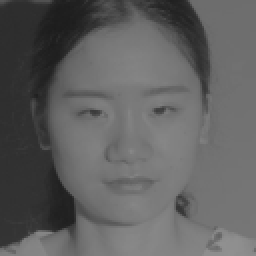
#> input picture image/original_image/F1.png, 128 x 128 px (shown 2 times larger)
$ python deletion_attack.py --input image/original_image/F1.png
#> lines starting #> are read from the running program, lines starting #| are printed output that depends on the picture
"""
deletion_attack.py — 刪除攻擊（Deletion Attack）

投影片意圖：
  「將影像中特定區塊直接刪除」→ 以常數填滿該矩形（預設白色 255，如投影片白塊）。

本實作預設：
  - 從影像「中心」開始刪除正方形區塊
  - 依竄改率逐步放大（10% → 20% → … → 90%）
  - 只需要一張嵌入圖（與 CA 雙圖不同；與 doodle 由上往下塗黑也不同）

使用範例：
  python deletion_attack.py
  python deletion_attack.py -i ./image/embed_image/embeddedCAE_1.png -r 10 20 30 50
  python deletion_attack.py --fill 0          # 改刪成黑色
  python deletion_attack.py --shape rect      # 依影像長寬比的矩形
"""

from __future__ import annotations

import argparse
import os
from typing import Literal

import cv2
import numpy as np

DEFAULT_INPUT_IMAGE = "./image/embed_image/embeddedCAE_3.png"
DEFAULT_OUTPUT_FOLDER = "./image/deletion_attack_result/"
DEFAULT_RATIOS = list(range(10, 100, 10))  # 10..90
DEFAULT_FILL = 255  # 投影片白塊

DeletionShape = Literal["square", "rect"]


def read_gray(path: str) -> np.ndarray:
    if not os.path.isfile(path):
        raise FileNotFoundError(f"找不到影像: {path}")
    data = np.fromfile(path, dtype=np.uint8)
    img = cv2.imdecode(data, cv2.IMREAD_GRAYSCALE)
    if img is None:
        img = cv2.imread(path, cv2.IMREAD_GRAYSCALE)
    if img is None:
        raise ValueError(f"無法讀取影像: {path}")
    return img


def write_gray(path: str, img: np.ndarray) -> None:
    os.makedirs(os.path.dirname(os.path.abspath(path)), exist_ok=True)
    ok, encoded = cv2.imencode(".png", img)
    if not ok:
        raise ValueError(f"無法編碼影像: {path}")
    encoded.tofile(path)


def validate_integer_ratios(ratios: list[int]) -> list[int]:
    cleaned: list[int] = []
    for r in ratios:
        if r != int(r):
            raise ValueError(f"竄改率必須為整數，收到: {r}")
        r = int(r)
        if r < 1 or r > 99:
            raise ValueError(f"竄改率須介於 1~99，收到: {r}")
        cleaned.append(r)
    return sorted(set(cleaned))


def actual_ratio_percent(tampered_pixels: int, total_pixels: int) -> float:
    return round(tampered_pixels / total_pixels * 100.0, 3)


def center_box_for_ratio(
    height: int,
    width: int,
    ratio_percent: float,
    *,
    shape: DeletionShape = "square",
) -> tuple[int, int, int, int]:
    """
    依竄改率計算置中刪除框 (x0, y0, x1, y1)。
    square：正方形，邊長由面積推得，再裁入影像。
    rect  ：與整圖同長寬比的縮小矩形。
    """
    total = height * width
    target = max(1, int(round(total * ratio_percent / 100.0)))

    if shape == "rect":
        scale = np.sqrt(target / total)
        box_w = max(1, min(width, int(round(width * scale))))
        box_h = max(1, min(height, int(round(height * scale))))
    else:
        side = int(round(np.sqrt(target)))
        side = max(1, side)
        box_w = min(width, side)
        box_h = min(height, side)
        # 若被裁切導致面積不足，盡量往較長邊補
        while box_w * box_h < target and (box_w < width or box_h < height):
            if width - box_w >= height - box_h and box_w < width:
                box_w += 1
            elif box_h < height:
                box_h += 1
            elif box_w < width:
                box_w += 1
            else:
                break

    x0 = max(0, (width - box_w) // 2)
    y0 = max(0, (height - box_h) // 2)
    x1 = min(width, x0 + box_w)
    y1 = min(height, y0 + box_h)
    return x0, y0, x1, y1


def deletion_attack(
    image: np.ndarray,
    ratio_percent: float,
    *,
    fill_value: int = DEFAULT_FILL,
    shape: DeletionShape = "square",
    center_xy: tuple[int, int] | None = None,
) -> tuple[np.ndarray, int, float, tuple[int, int, int, int]]:
    """
    刪除攻擊：將置中（或指定中心）區塊填成常數。

    回傳：(竄改圖, 篡改像素數, 實際竄改率%%, (x0,y0,x1,y1))
    """
    h, w = image.shape[:2]
    total = h * w
    out = image.copy()

    x0, y0, x1, y1 = center_box_for_ratio(h, w, ratio_percent, shape=shape)

    if center_xy is not None:
        cx, cy = center_xy
        box_w, box_h = x1 - x0, y1 - y0
        x0 = max(0, min(cx - box_w // 2, w - box_w))
        y0 = max(0, min(cy - box_h // 2, h - box_h))
        x1, y1 = x0 + box_w, y0 + box_h

    fill = int(np.clip(fill_value, 0, 255))
    out[y0:y1, x0:x1] = fill
    tampered = (y1 - y0) * (x1 - x0)
    return out, tampered, actual_ratio_percent(tampered, total), (x0, y0, x1, y1)


def make_detection_mask(
    image: np.ndarray,
    ratio_percent: float,
    *,
    shape: DeletionShape = "square",
) -> np.ndarray:
    """理論偵測遮罩：白=刪除區。"""
    h, w = image.shape[:2]
    mask = np.zeros((h, w), dtype=np.uint8)
    x0, y0, x1, y1 = center_box_for_ratio(h, w, ratio_percent, shape=shape)
    mask[y0:y1, x0:x1] = 255
    return mask


def run(
    input_path: str,
    output_folder: str,
    ratios: list[int],
    *,
    fill_value: int = DEFAULT_FILL,
    shape: DeletionShape = "square",
    save_gt_mask: bool = False,
) -> None:
    ratios = validate_integer_ratios(ratios)
    image = read_gray(input_path)
    os.makedirs(output_folder, exist_ok=True)

    h, w = image.shape[:2]
    print("===== 刪除攻擊（Deletion Attack）— 中心區塊逐步放大 =====")
    print(f"輸入圖: {input_path}")
    print(f"解析度: {w}x{h} | shape={shape} | fill={fill_value}")
    print(f"竄改率: {ratios}")
    print(f"輸出資料夾: {output_folder}")
    print("-" * 60)

    for ratio_percent in ratios:
        tampered, tampered_pixels, actual_percent, box = deletion_attack(
            image,
            ratio_percent,
            fill_value=fill_value,
            shape=shape,
        )
        x0, y0, x1, y1 = box
        save_name = f"tamper_deletion_center_{ratio_percent}percent.png"
        save_path = os.path.join(output_folder, save_name)
        write_gray(save_path, tampered)

        print(f"已儲存 -> {save_name}")
        print(
            f"    目標竄改率: {ratio_percent}% | "
            f"實際竄改率: {actual_percent:.3f}% | "
            f"區塊: ({x0},{y0})-({x1},{y1}) | "
            f"大小: {x1 - x0}x{y1 - y0} | "
            f"篡改像素: {tampered_pixels}"
        )

        if save_gt_mask:
            mask = make_detection_mask(image, ratio_percent, shape=shape)
            mask_name = f"gt_mask_deletion_center_{ratio_percent}percent.png"
            write_gray(os.path.join(output_folder, mask_name), mask)

    print("-" * 60)
    print(f"完成！共 {len(ratios)} 張，儲存於: {output_folder}")


def parse_args() -> argparse.Namespace:
    parser = argparse.ArgumentParser(
        description="刪除攻擊：從中心開始刪除區塊，依竄改率逐步放大"
    )
    parser.add_argument(
        "-i",
        "--input",
        default=DEFAULT_INPUT_IMAGE,
        help="含浮水印的嵌入圖",
    )
    parser.add_argument(
        "-o",
        "--output",
        default=DEFAULT_OUTPUT_FOLDER,
        help="輸出資料夾",
    )
    parser.add_argument(
        "-r",
        "--ratios",
        nargs="+",
        type=int,
        default=DEFAULT_RATIOS,
        help="整數竄改率 %%（區塊由小到大）",
    )
    parser.add_argument(
        "--fill",
        type=int,
        default=DEFAULT_FILL,
        help="刪除區填色（預設 255=白，投影片；0=黑）",
    )
    parser.add_argument(
        "--shape",
        choices=("square", "rect"),
        default="square",
        help="square=置中正方形；rect=與整圖同比例的置中矩形",
    )
    parser.add_argument(
        "--save-gt-mask",
        action="store_true",
        help="同時輸出理論偵測遮罩",
    )
    return parser.parse_args()


def main() -> None:
    args = parse_args()
    run(
        args.input,
        args.output,
        args.ratios,
        fill_value=args.fill,
        shape=args.shape,
        save_gt_mask=args.save_gt_mask,
    )
#> in read_gray, img is the input picture: shape (128, 128); min 28, max 145, mean 96
#| 解析度: 128x128 | shape=square | fill=255
#> the loop in run, `for ratio_percent in ratios:` made 9 passes
#> (tampered_pixels, actual_percent) on passes 1 to 9: (1640, 10.01), (3306, 20.18), (4970, 30.33), (6561, 40.05), (8281, 50.54), (9900, 60.42), (11556, 70.53), (13110, 80.02), (14762, 90.1)
#|     目標竄改率: 10% | 實際竄改率: 10.010% | 區塊: (43,44)-(84,84) | 大小: 41x40 | 篡改像素: 1640
#|     目標竄改率: 20% | 實際竄改率: 20.178% | 區塊: (35,35)-(93,92) | 大小: 58x57 | 篡改像素: 3306
#|     目標竄改率: 30% | 實際竄改率: 30.334% | 區塊: (28,29)-(99,99) | 大小: 71x70 | 篡改像素: 4970
#|     目標竄改率: 40% | 實際竄改率: 40.045% | 區塊: (23,23)-(104,104) | 大小: 81x81 | 篡改像素: 6561
#|     目標竄改率: 50% | 實際竄改率: 50.543% | 區塊: (18,18)-(109,109) | 大小: 91x91 | 篡改像素: 8281
#|     目標竄改率: 60% | 實際竄改率: 60.425% | 區塊: (14,14)-(114,113) | 大小: 100x99 | 篡改像素: 9900
#|     目標竄改率: 70% | 實際竄改率: 70.532% | 區塊: (10,10)-(118,117) | 大小: 108x107 | 篡改像素: 11556
#|     目標竄改率: 80% | 實際竄改率: 80.017% | 區塊: (6,7)-(121,121) | 大小: 115x114 | 篡改像素: 13110
#> (further printed lines are left out)
#> pass 1, in run, `tampered, tampered_pixels, actual_percent, box = deletion_attack( imag..`:
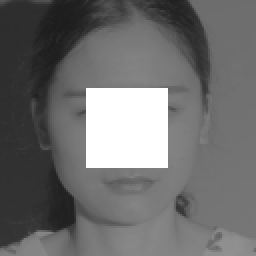
#> tampered: shape (128, 128) (shown 2 times larger); min 28, max 255, mean 109.7
#> pass 2, in run, `tampered, tampered_pixels, actual_percent, box = deletion_attack( imag..`:
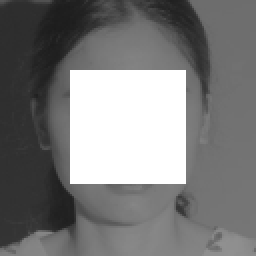
#> tampered: shape (128, 128) (shown 2 times larger); min 28, max 255, mean 123.6
#> pass 3, in run, `tampered, tampered_pixels, actual_percent, box = deletion_attack( imag..`:
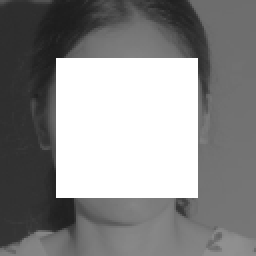
#> tampered: shape (128, 128) (shown 2 times larger); min 28, max 255, mean 138.4
#| 完成！共 9 張，儲存於: ./image/deletion_attack_result/


if __name__ == "__main__":
    main()

$ run again, on image/original_image/F3.png
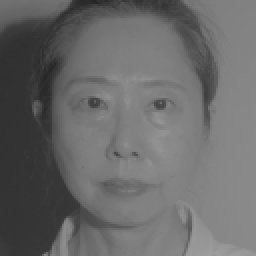
#> input picture image/original_image/F3.png, 128 x 128 px (shown 2 times larger)
#> in read_gray, img is the input picture: shape (128, 128); min 37, max 157, mean 105.3
#| 解析度: 128x128 | shape=square | fill=255
#> the loop in run, `for ratio_percent in ratios:` made 9 passes
#> (tampered_pixels, actual_percent) on passes 1 to 8: (1640, 10.01), (3306, 20.18), (4970, 30.33), (6561, 40.05), (8281, 50.54), (9900, 60.42), (11556, 70.53), (13110, 80.02)
#> (printed output is left out)
#> pass 1, in run, `tampered, tampered_pixels, actual_percent, box = deletion_attack( imag..`:
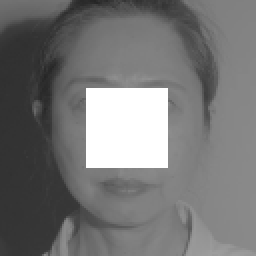
#> tampered: shape (128, 128) (shown 2 times larger); min 37, max 255, mean 118.2
#> pass 3, in run, `tampered, tampered_pixels, actual_percent, box = deletion_attack( imag..`:
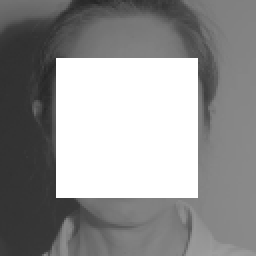
#> tampered: shape (128, 128) (shown 2 times larger); min 37, max 255, mean 146
#| 完成！共 9 張，儲存於: ./image/deletion_attack_result/

$ run again, on image/original_image/M1.png
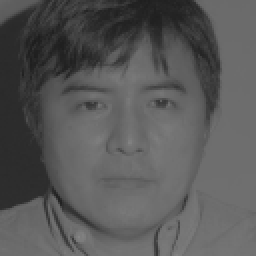
#> input picture image/original_image/M1.png, 128 x 128 px (shown 2 times larger)
#> in read_gray, img is the input picture: shape (128, 128); min 29, max 134, mean 87.9
#| 解析度: 128x128 | shape=square | fill=255
#> the loop in run, `for ratio_percent in ratios:` made 9 passes
#> (tampered_pixels, actual_percent) on passes 1 to 8: (1640, 10.01), (3306, 20.18), (4970, 30.33), (6561, 40.05), (8281, 50.54), (9900, 60.42), (11556, 70.53), (13110, 80.02)
#> (printed output is left out)
#> pass 1, in run, `tampered, tampered_pixels, actual_percent, box = deletion_attack( imag..`:
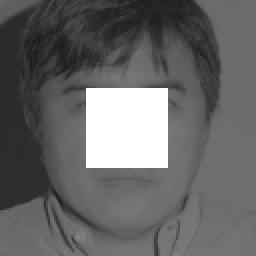
#> tampered: shape (128, 128) (shown 2 times larger); min 29, max 255, mean 102.7
#> pass 3, in run, `tampered, tampered_pixels, actual_percent, box = deletion_attack( imag..`:
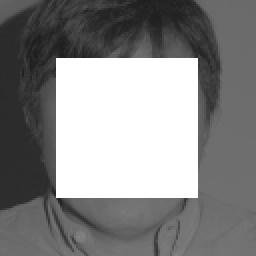
#> tampered: shape (128, 128) (shown 2 times larger); min 29, max 255, mean 134.5
#| 完成！共 9 張，儲存於: ./image/deletion_attack_result/

$ run again, on image/original_image/M2.png
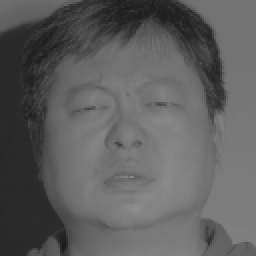
#> input picture image/original_image/M2.png, 128 x 128 px (shown 2 times larger)
#> in read_gray, img is the input picture: shape (128, 128); min 27, max 143, mean 94.2
#| 解析度: 128x128 | shape=square | fill=255
#> the loop in run, `for ratio_percent in ratios:` made 9 passes
#> (tampered_pixels, actual_percent) on passes 1 to 8: (1640, 10.01), (3306, 20.18), (4970, 30.33), (6561, 40.05), (8281, 50.54), (9900, 60.42), (11556, 70.53), (13110, 80.02)
#> (printed output is left out)
#> pass 1, in run, `tampered, tampered_pixels, actual_percent, box = deletion_attack( imag..`:
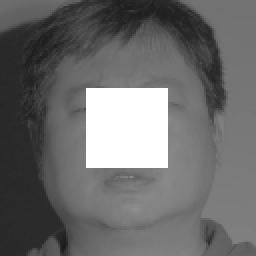
#> tampered: shape (128, 128) (shown 2 times larger); min 27, max 255, mean 107.8
#> pass 3, in run, `tampered, tampered_pixels, actual_percent, box = deletion_attack( imag..`:
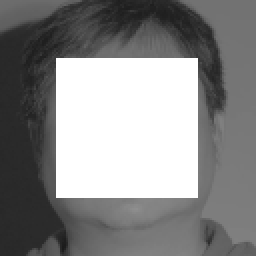
#> tampered: shape (128, 128) (shown 2 times larger); min 27, max 255, mean 136.2
#| 完成！共 9 張，儲存於: ./image/deletion_attack_result/
